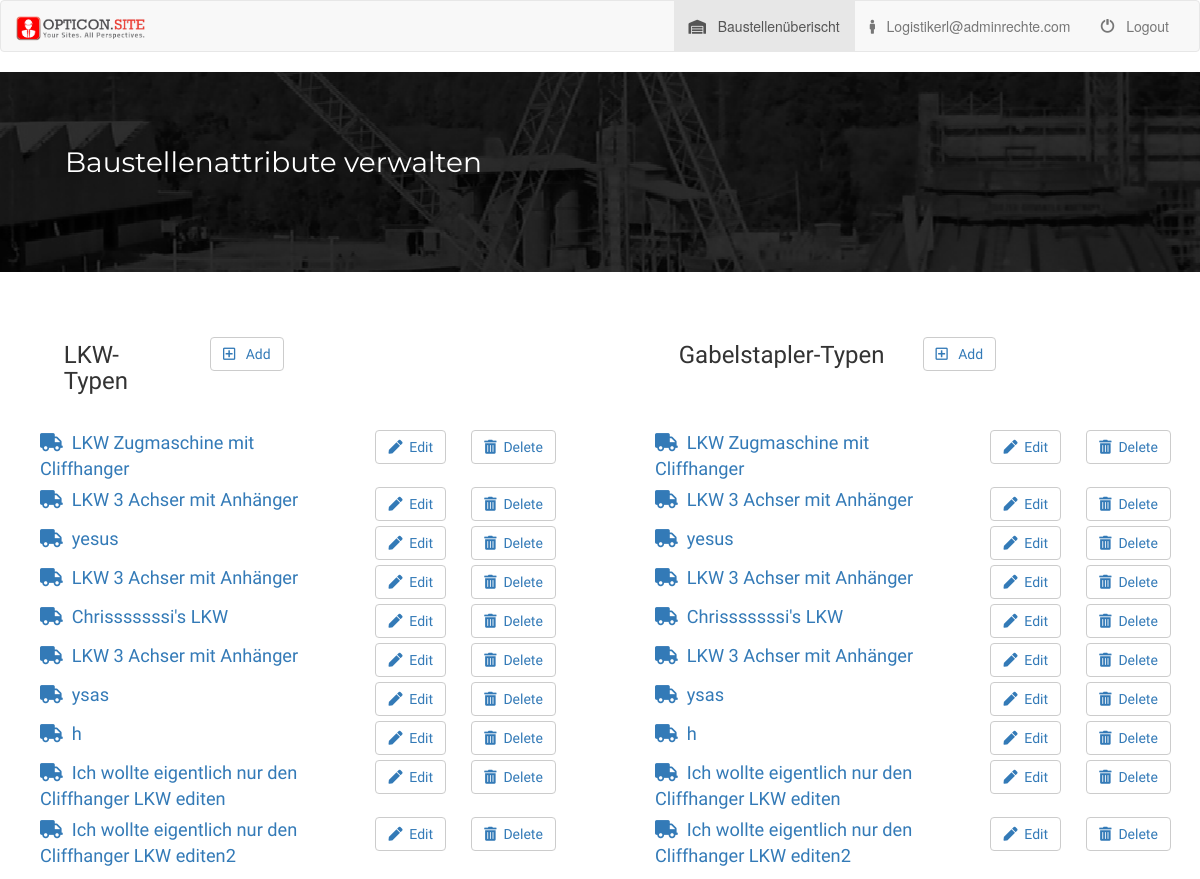
/logisticsSettings/, run on an earlier commit of the app's database.
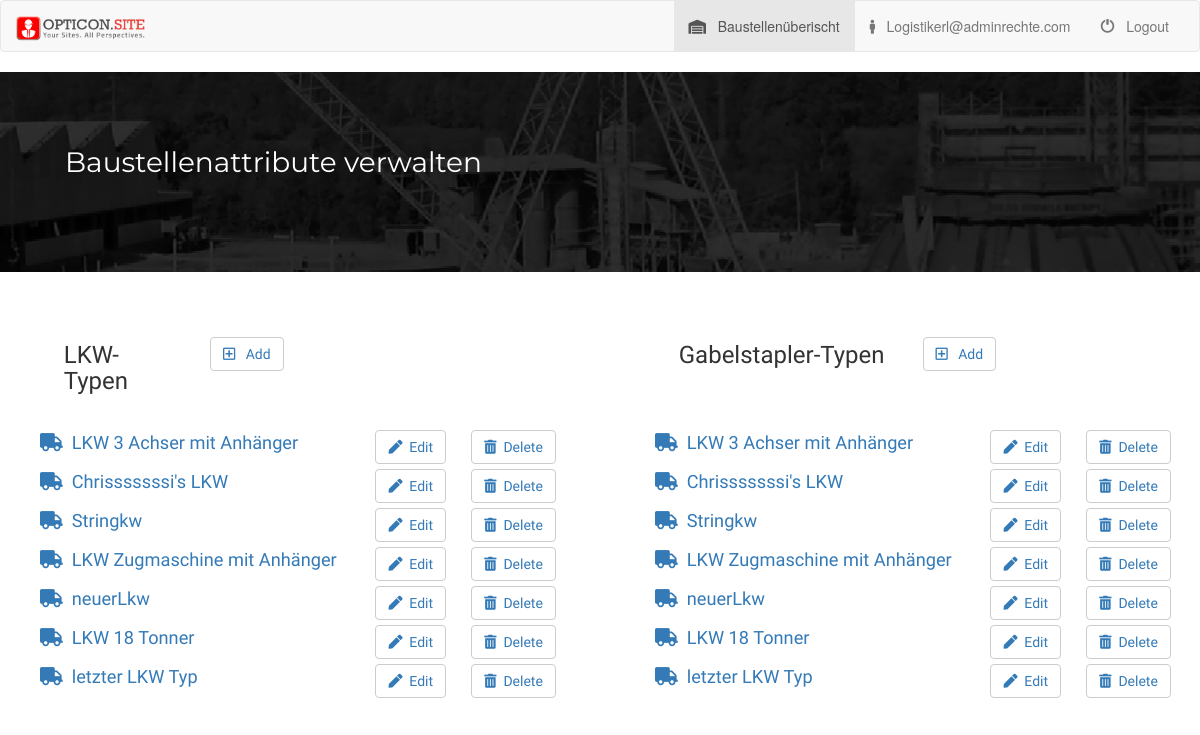
And on a later commit of the database.
### logisticsSettings/models.py (models this page shows, shortened)
class Truck(models.Model):
	truck_name = models.CharField(max_length=100)
	weight = models.CharField(max_length=100, null = True, blank = True)
	length = models.CharField(max_length=100, null = True, blank = True)
	width = models.CharField(max_length=100, null = True, blank = True)
	height = models.CharField(max_length=100, null = True, blank = True)

### logisticsSettings/views.py (the view)
def indexView(request):
	all_trucks = Truck.objects.all()
	context = {'all_trucks':all_trucks}
	return render(request, 'logisticsSettings/index.html', context)

### logisticsSettings/templates/logisticsSettings/index.html
{% extends 'logisticsSettings/base.html' %}
{% load bootstrap4 staticfiles  %}
{% block body %}
<div class="row attributesRow1">
	<div class="col-md-6">
		<div class="col-md-1">
		</div>
		<div class="col-md-3">
			<h3 class="attributesHeader1">LKW-Typen</h3>
		</div>
		<div class="col-md-7">
			<button class="btn btn-default attributesButton1"><a href="{% url 'logisticsSettings:createView' %}"><i class="far fa-plus-square"></i>
			 &nbsp Add</a></button>
		</div>
	</div>
	<div class="col-md-6">
		<div class="col-md-1">
		</div>
		<div class="col-md-5">
			<h3 class="attributesHeader1">Gabelstapler-Typen</h3>
		</div>
		<div class="col-md-5 attributesButtonUl1">
			<button class="btn btn-default attributesButton1"><a href="{% url 'logisticsSettings:createView' %}"><i class="far fa-plus-square"></i>
			 &nbsp Add</a></button>
		</div>
	</div>
</div>
<div class="row">
	<div class="col-md-6">
		<ul class="attributesList1">
			{% for trucktype in all_trucks %}
				<li>
					<div class="row">
						<div class="col-md-7">
							<a href="{% url 'logisticsSettings:detailView' trucktype.id %}"><i class="fas fa-truck"></i>&nbsp {{trucktype.truck_name }}</a>
						</div>
						<div class="col-md-2">
							<button class="btn btn-default attributesListButtons1"><a href="{% url 'logisticsSettings:editView' trucktype.id %}"><i class="fas fa-pen"></i>&nbsp Edit</a></button>
						</div>
						<div class="col-md-2">
							<button class="btn btn-default attributesListButtons1"><a href="{% url 'logisticsSettings:deleteView' trucktype.id %}"><i class="fas fa-trash-alt"></i>&nbsp Delete</a></button>
						</div>
					</div>
				</li>
			{% endfor %}
		</ul>
	</div>
	<div class="col-md-6">
		<ul class="attributesList1">
			{% for trucktype in all_trucks %}
				<li>
					<div class="row">
						<div class="col-md-7">
							<a href="{% url 'logisticsSettings:detailView' trucktype.id %}"><i class="fas fa-truck"></i>&nbsp {{trucktype.truck_name }}</a>
						</div>
						<div class="col-md-2">
							<button class="btn btn-default attributesListButtons1"><a href="{% url 'logisticsSettings:editView' trucktype.id %}"><i class="fas fa-pen"></i>&nbsp Edit</a></button>
						</div>
						<div class="col-md-2">
							<button class="btn btn-default attributesListButtons1"><a href="{% url 'logisticsSettings:deleteView' trucktype.id %}"><i class="fas fa-trash-alt"></i>&nbsp Delete</a></button>
						</div>
					</div>
				</li>
			{% endfor %}
		</ul>
	</div>
</div>
{% endblock %}

### logisticsSettings/templates/logisticsSettings/base.html (shortened to what this page needs)
<!DOCTYPE html>
<html>
<head>
	{% load staticfiles %}
	<link rel="stylesheet" href="https://maxcdn.bootstrapcdn.com/bootstrap/3.3.7/css/bootstrap.min.css">
	<link rel="stylesheet" type="text/css" href="{% static 'logisticsSettings/style.css' %}">
	<link rel="stylesheet" href="https://use.fontawesome.com/releases/v5.1.0/css/all.css">
</head>
<body>
<nav class="navbar navbar-default">
	<div class="container-fluid">
		<div class="navbar-header">
			<a class="navbar-brand" href="{% url 'logisticsSettings:indexView'%}"><img class="logoTopLeft" src="/static/logisticsSettings/images/opticon_logo_red_en.png"></a>
		</div>
		<div class="collapse navbar-collapse" id="topNavBar">
			<ul class="nav navbar-nav navbar-right">
				<li class="active">
					<a href="#">
						<i class="fa fa-warehouse"></i>
						&nbsp;
						Baustellenüberischt
					</a>
				</li>
				<li class="">
					<a href="#">
						<i class="fa fa-male"></i>
						&nbsp;
						Logistikerl@adminrechte.com
					</a>
				</li>
				<li class="">
					<a href="#">
						<span class="glyphicon glyphicon-off" aria-hidden="true">
						</span>
						&nbsp;
						Logout
					</a>
				</li>
			</ul>
		</div>
	</div>
</nav>
<div class="subHeader">
	<div class="container-fluid subHeaderContainer">
		<div class="row">
			<div class="col-md-6">
				<div class="row">
					<div class="col-md-1">
					</div>
					<div class="col-md-11 siteName">
						Baustellenattribute verwalten
					</div>
				</div>
			</div>
			<div class="col-md-6">
			</div>
		</div>
	</div>
</div>
{% block body %}
{% endblock %}
</body>
</html>

### logisticsSettings/static/logisticsSettings/style.css (style rules this page uses)
.logoTopLeft { width: 130px; }
.subHeader { margin-top: 0px; background: url(images/baustelle-img2.png); overflow: hidden; background-position: center; font-family: 'Montserrat', 'Raleway', sans-serif; }
.subHeaderContainer { margin-top: 70px; margin-bottom: 90px; font-size: 2em; }
.siteName { color: white; }
.attributesRow1 { padding-top: 50px; padding-bottom: 20px; font-family: 'Rajdhani', 'Raleway', sans-serif; }
.attributesButton1 { margin-top: 15px; }
.attributesList1 { list-style-type: none; font-family: 'Rajdhani', 'Raleway', sans-serif; }
.attributesList1 li { font-size: 1.3em; margin:5px 0px 5px 0px; }
.attributesListButtons1 { font-family: 'Rajdhani', 'Raleway', sans-serif; }

What changed in the data, as far as the page shows it:
removed Truck: truck_name "LKW Zugmaschine mit Cliffhanger"
removed Truck: truck_name "LKW 3 Achser mit Anhänger"
removed Truck: truck_name "yesus"
removed Truck: truck_name "LKW 3 Achser mit Anhänger"
removed Truck: truck_name "ysas"
removed Truck: truck_name "h"
removed Truck: truck_name "Ich wollte eigentlich nur den Cliffhanger LKW editen"
removed Truck: truck_name "Ich wollte eigentlich nur den Cliffhanger LKW editen2"
added Truck: truck_name "Stringkw"
added Truck: truck_name "LKW Zugmaschine mit Anhänger"
added Truck: truck_name "neuerLkw"
added Truck: truck_name "LKW 18 Tonner"
added Truck: truck_name "letzter LKW Typ"
